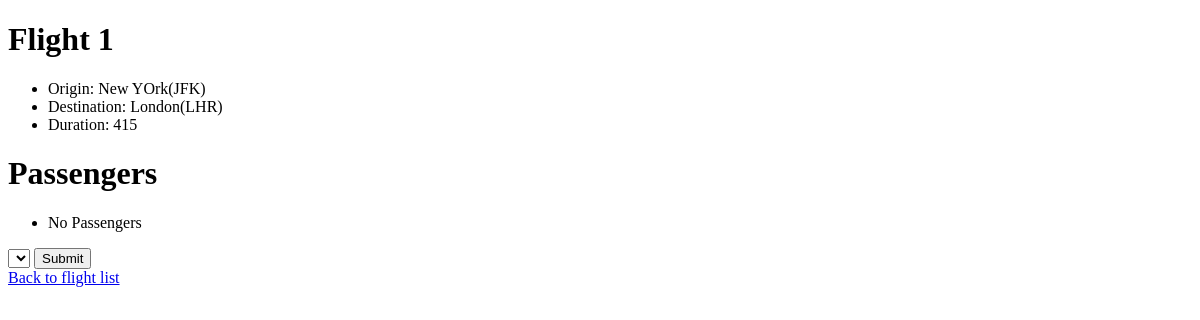
Page /flights/1 on the earlier database version.
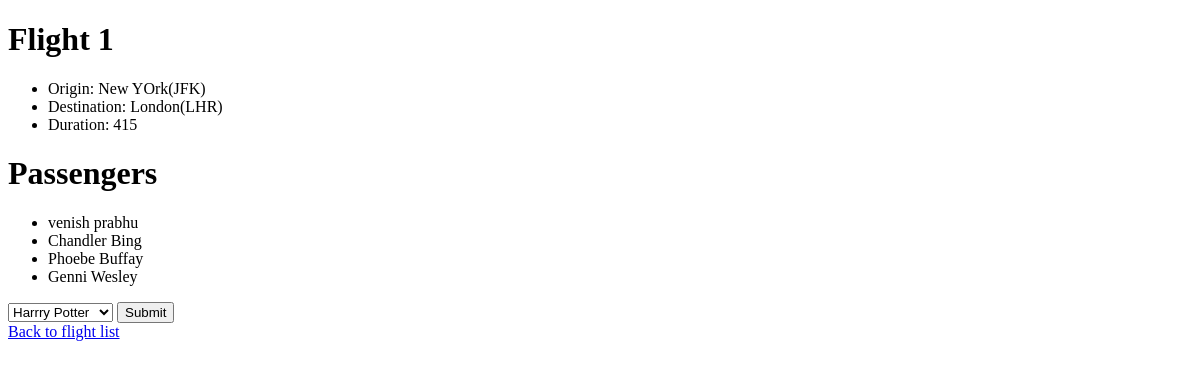
Same page on the later database version.
### flights/models.py (models this page shows, shortened)
class Flight(models.Model):
    origin = models.ForeignKey(Airport, on_delete=models.CASCADE, related_name="departures")
    destination = models.ForeignKey(Airport, on_delete=models.CASCADE, related_name="arrivals")
    duration = models.IntegerField()

class Airport(models.Model):
    code = models.CharField(max_length=3)
    city = models.CharField(max_length=64)
    def __str__(self):
        return f"{self.city}({self.code})"

class Passengers(models.Model):
    first = models.CharField(max_length=64)
    last = models.CharField(max_length=64)
    flights = models.ManyToManyField(Flight, blank=True, related_name="passengers")
    def __str__(self):
        return f"{self.first} {self.last}"

### flights/views.py (the view)
# urls.py: path("<int:flight_id>", views.flight, name="flight"),
def flight(request, flight_id):
    flight = Flight.objects.get(pk=flight_id)
    return render(request, "flights/flight.html", {
        "flight": flight,
        "passengers": flight.passengers.all(),
        "non_passengers": Passengers.objects.exclude(flights=flight).all(),
    })

### flights/templates/flights/flight.html (shortened to what this page needs)
{% extends 'flights/layout.html' %}
{% block body %}
   <h1>Flight {{ flight.id }}</h1>
   <ul>
       <li>Origin: {{ flight.origin }}</li>
       <li>Destination: {{ flight.destination }}</li>
       <li>Duration: {{ flight.duration }}</li>
   </ul>
   <h1>Passengers</h1>
   <ul>
       {% for passenger in passengers %}
          <li>{{ passenger }}</li>
          {% empty %}
             <li>No Passengers</li>
       {% endfor %}
   </ul>
   <form action="{% url 'flights:book' flight.id %}" method="post">
       <select name="passenger">
           {% for passenger in non_passengers %}
              <option value="{{ passenger.id }}">{{ passenger }}</option>
           {% endfor %}
       </select>
       <input type="submit">
   </form>
   <a href="{% url 'flights:index' %}">Back to flight list</a>
{% endblock %}

### flights/templates/flights/layout.html (shortened to what this page needs)
<!DOCTYPE html>
<html lang="en">
<head>
</head>
<body>
    {% block body%}
    {% endblock %}
</body>
</html>

Differences in the rows shown:
added Passengers: first+last "venish prabhu"
added Passengers: first+last "Chandler Bing"
added Passengers: first+last "Phoebe Buffay"
added Passengers: first+last "Genni Wesley"
Other differences:
form field passenger: (not shown) → "Harrry Potter"
text no longer shown: "No Passengers"
